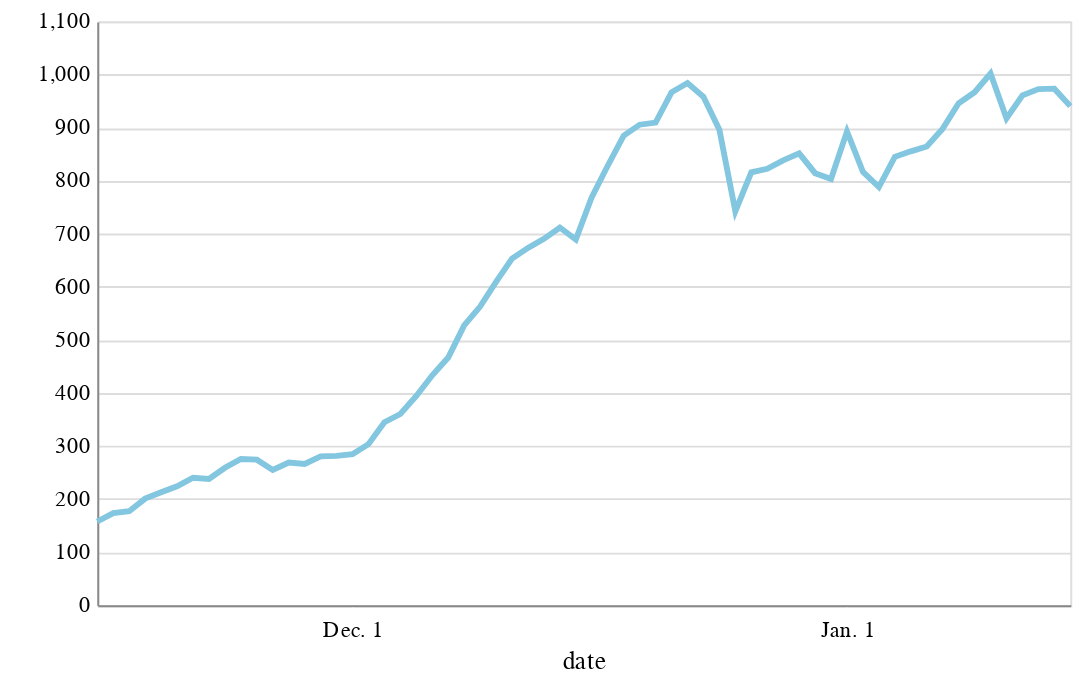

Notebook code for this chart:
### Code cell
alt.Chart(socal).mark_line().encode(
    x=alt.X(
        "date:T",
        axis=alt.Axis(tickCount=2, format=("%b. %-d"), grid=False, tickColor="#ffffff"),
    ),
    y=alt.Y(
        "new_confirmed_cases_seven_day_per_100k",
        title="",
        axis=alt.Axis(tickColor="#ffffff"),
    ),
).properties(width=500, height=300).configure_axis()
